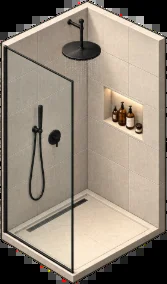
#> input picture assets/office/furniture-src/bath_shower.png, 167 x 284 px
$ python wallband.py ../../assets/office/furniture-src/bath_shower.png ../../assets/office/furniture-src/bath_toilet.png out.png ../../assets/office/furniture-src/bath_toilet.png ../../assets/office/furniture-src/bath_toilet.png
#> lines starting #> are read from the running program, lines starting #| are printed output that depends on the picture; after the words box and inside, x2 and y2 are one past the last pixel; in counts of white or black regions, pixels touching at a corner belong together
import cv2 as cv, numpy as np, sys
from iso import img
im=cv.imread(sys.argv[1]).astype(np.float32); band=cv.imread(sys.argv[2],0)>0; col=np.array(list(map(float,sys.argv[4].split(','))),np.float32)
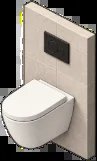
#> input picture assets/office/furniture-src/bath_toilet.png, 97 x 161 px
#> after `band = cv.imread(sys.argv[2], 0) > 0`:
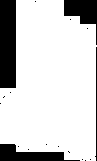
#> band: shape (161, 97) bool; 81.2% white; 18 black regions (14 under 20 px), largest, box (x1, y1, x2, y2) and area: (0, 0, 16, 88) 1408, (0, 144, 80, 161) 719, (64, 0, 97, 45) 685, (95, 47, 97, 161) 115
#> (the run stopped early here; a loop or call above may not have finished)
